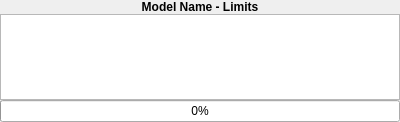
<?xml version="1.0" encoding="UTF-8"?>
<ui version="4.0">
 <class>RPMStatusWidget</class>
 <widget class="QWidget" name="RPMStatusWidget">
  <property name="geometry">
   <rect>
    <x>0</x>
    <y>0</y>
    <width>400</width>
    <height>122</height>
   </rect>
  </property>
  <property name="windowTitle">
   <string>Form</string>
  </property>
  <layout class="QVBoxLayout" name="main_layout">
   <property name="leftMargin">
    <number>0</number>
   </property>
   <property name="topMargin">
    <number>0</number>
   </property>
   <property name="rightMargin">
    <number>0</number>
   </property>
   <property name="bottomMargin">
    <number>0</number>
   </property>
   <item>
    <widget class="QStackedWidget" name="stackedWidget">
     <property name="currentIndex">
      <number>1</number>
     </property>
     <widget class="QWidget" name="message_page">
      <layout class="QVBoxLayout" name="verticalLayout_2">
       <item>
        <widget class="QLabel" name="message_label">
         <property name="font">
          <font>
           <pointsize>10</pointsize>
           <bold>true</bold>
          </font>
         </property>
         <property name="text">
          <string>Initializing...</string>
         </property>
         <property name="alignment">
          <set>Qt::AlignCenter</set>
         </property>
        </widget>
       </item>
      </layout>
     </widget>
     <widget class="QWidget" name="table_page">
      <layout class="QVBoxLayout" name="table_page_layout">
       <property name="spacing">
        <number>0</number>
       </property>
       <property name="leftMargin">
        <number>0</number>
       </property>
       <property name="topMargin">
        <number>0</number>
       </property>
       <property name="rightMargin">
        <number>0</number>
       </property>
       <property name="bottomMargin">
        <number>0</number>
       </property>
       <item>
        <widget class="QLabel" name="model_name_label">
         <property name="font">
          <font>
           <bold>true</bold>
          </font>
         </property>
         <property name="text">
          <string>Model Name - Limits</string>
         </property>
         <property name="alignment">
          <set>Qt::AlignCenter</set>
         </property>
        </widget>
       </item>
       <item>
        <widget class="QTableWidget" name="tableWidget">
         <property name="sizePolicy">
          <sizepolicy hsizetype="Expanding" vsizetype="Preferred">
           <horstretch>0</horstretch>
           <verstretch>0</verstretch>
          </sizepolicy>
         </property>
        </widget>
       </item>
       <item>
        <widget class="QProgressBar" name="progressBar">
         <property name="value">
          <number>0</number>
         </property>
         <property name="alignment">
          <set>Qt::AlignCenter</set>
         </property>
         <property name="format">
          <string>%p%</string>
         </property>
        </widget>
       </item>
      </layout>
     </widget>
    </widget>
   </item>
  </layout>
 </widget>
 <resources/>
 <connections/>
</ui>
